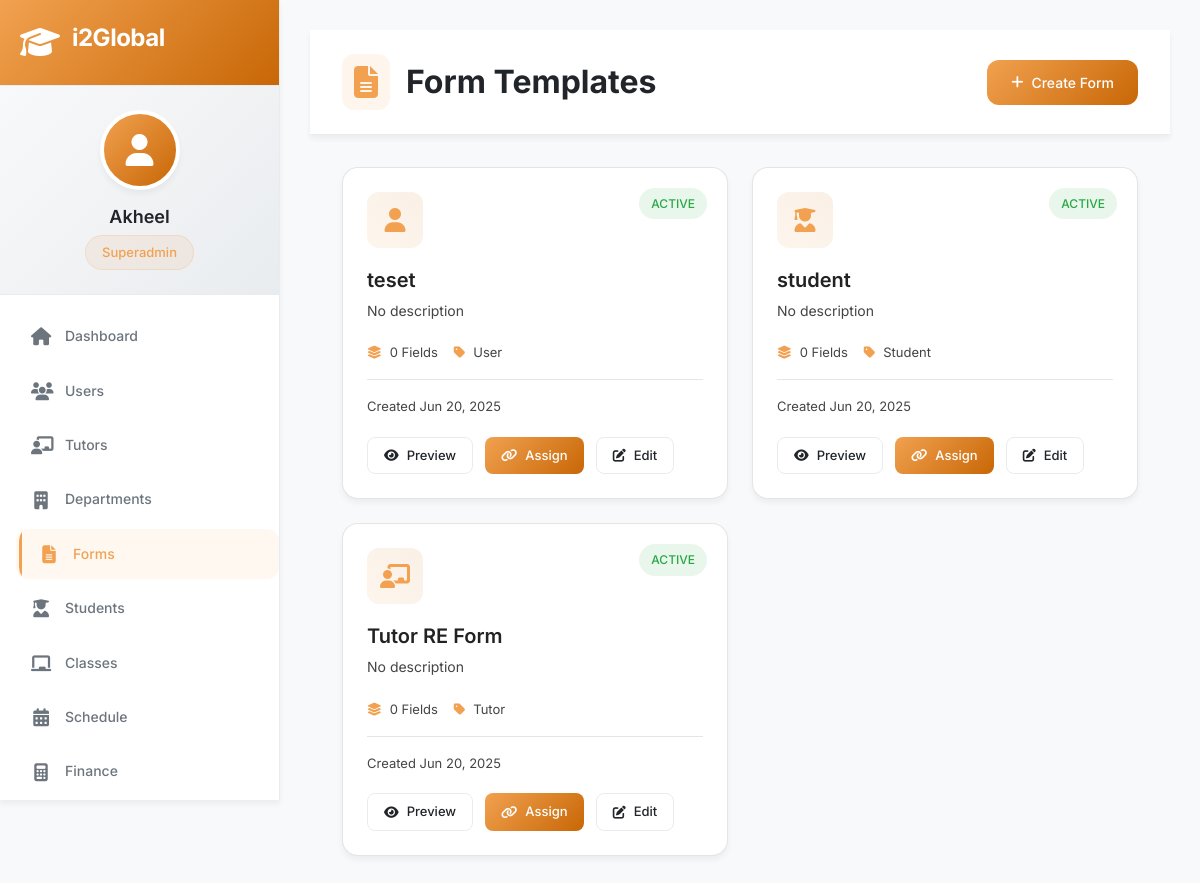
The page /forms (signed in) on the database its author committed.
### models/user.py (models this page shows, shortened)
class User(UserMixin, db.Model):
    id = db.Column(db.Integer, primary_key=True)
    username = db.Column(db.String(80), unique=True, nullable=False)
    email = db.Column(db.String(120), unique=True, nullable=False)
    password_hash = db.Column(db.String(256), nullable=False)
    full_name = db.Column(db.String(100))
    phone = db.Column(db.String(20))
    profile_picture = db.Column(db.String(500))
    date_of_birth = db.Column(db.Date)
    role = db.Column(db.String(50), nullable=False, default='tutor')
    department_id = db.Column(db.Integer, db.ForeignKey('department.id'))
    permissions = db.Column(db.Text)  # JSON string of permissions
    custom_fields = db.Column(db.Text)  # JSON string for dynamic fields
    is_active = db.Column(db.Boolean, default=True)
    is_approved = db.Column(db.Boolean, default=False)
    last_login = db.Column(db.DateTime)
    failed_login_attempts = db.Column(db.Integer, default=0)
    last_failed_login = db.Column(db.DateTime)
    emergency_contact = db.Column(db.Text)  # JSON for emergency contact info
    feedback_rating = db.Column(db.Float, default=0.0)
    total_classes_taught = db.Column(db.Integer, default=0)
    created_at = db.Column(db.DateTime, default=datetime.utcnow)
    updated_at = db.Column(db.DateTime, default=datetime.utcnow, onupdate=datetime.utcnow)
    created_by = db.Column(db.Integer, db.ForeignKey('user.id'))
    department = db.relationship('Department', foreign_keys=[department_id], backref='members')
    creator = db.relationship('User', foreign_keys=[created_by], remote_side=[id])

### models/form.py (models this page shows, shortened)
class FormTemplate(db.Model):
    id = db.Column(db.Integer, primary_key=True)
    name = db.Column(db.String(100), unique=True, nullable=False)
    description = db.Column(db.Text)
    form_type = db.Column(db.String(50), nullable=False)  # user, tutor, student, other
    form_fields = db.Column(db.Text, nullable=False)  # JSON array of field definitions
    is_active = db.Column(db.Boolean, default=True)
    requires_approval = db.Column(db.Boolean, default=False)
    allow_multiple_submissions = db.Column(db.Boolean, default=False)
    usage_count = db.Column(db.Integer, default=0)
    last_used = db.Column(db.DateTime)
    created_at = db.Column(db.DateTime, default=datetime.utcnow)
    updated_at = db.Column(db.DateTime, default=datetime.utcnow, onupdate=datetime.utcnow)
    created_by = db.Column(db.Integer, db.ForeignKey('user.id'))
    creator = db.relationship('User', foreign_keys=[created_by], backref='created_forms')
    fields = db.relationship('FormField', backref='form_template', cascade='all, delete-orphan')

### app.py (the view)
@app.route('/forms')
@login_required
@admin_required
def forms():
    try:
        forms_list = FormTemplate.query.order_by(FormTemplate.created_at.desc()).all()
        return render_template('forms/list.html', forms=forms_list)
    except Exception as e:
        flash(f'Error loading forms: {str(e)}', 'danger')
        return render_template('forms/list.html', forms=[])

### app.py (called while the page is built)
@login_manager.user_loader
def load_user(user_id):
    return User.query.get(int(user_id))

### templates/forms/list.html (shortened to what this page needs)
{% extends "base.html" %}
{% block content %}
<div class="page-header">
    <div class="header-content">
        <h1 class="page-title">
            <i class="fas fa-file-alt"></i>
            Form Templates
        </h1>
        <div class="header-actions">
            <a href="{{ url_for('create_form') }}" class="btn btn-primary">
                <i class="fas fa-plus"></i>
                Create Form
            </a>
        </div>
    </div>
</div>
<div class="forms-grid">
    {% for form in forms %}
    <div class="form-card">
        <div class="form-icon">
            <i class="fas fa-{{ 'user' if form.form_type == 'user' else 'chalkboard-teacher' if form.form_type == 'tutor' else 'user-graduate' if form.form_type == 'student' else 'file-alt' }}"></i>
        </div>
        <h3 class="form-name">{{ form.name }}</h3>
        <p class="form-description">{{ form.description or 'No description' }}</p>
        <div class="form-meta">
            <span class="meta-item">
                <i class="fas fa-layer-group"></i>
                {{ form.fields|length }} Fields
            </span>
            <span class="meta-item">
                <i class="fas fa-tag"></i>
                {{ form.form_type|title }}
            </span>
        </div>
        <div class="form-stats">
            <span class="stat-item">
                Created {{ form.created_at.strftime('%b %d, %Y') }}
            </span>
        </div>
        <div class="form-actions">
            <button class="btn btn-sm btn-secondary" onclick="previewForm('{{ form.id }}')">
                <i class="fas fa-eye"></i>
                Preview
            </button>
            <button class="btn btn-sm btn-primary" onclick="assignForm('{{ form.id }}')">
                <i class="fas fa-link"></i>
                Assign
            </button>
            <button class="btn btn-sm btn-secondary" onclick="editForm('{{ form.id }}')">
                <i class="fas fa-edit"></i>
                Edit
            </button>
        </div>
        {% if form.is_active %}
        <span class="status-badge active">Active</span>
        {% else %}
        <span class="status-badge inactive">Inactive</span>
        {% endif %}
    </div>
    {% endfor %}
</div>
{% endblock %}

### templates/base.html (shortened to what this page needs)
<!DOCTYPE html>
<html lang="en">
<head>
    <link rel="stylesheet" href="https://cdnjs.cloudflare.com/ajax/libs/font-awesome/6.4.0/css/all.min.css">
    <link href="https://cdn.jsdelivr.net/npm/bootstrap@5.3.0/dist/css/bootstrap.min.css" rel="stylesheet">
    <link rel="stylesheet" href="{{ url_for('static', filename='css/style.css') }}">
</head>
<body>
    <div class="app-container">
        {% if current_user.is_authenticated %}
        <nav class="sidebar" id="sidebar">
            <div class="sidebar-header">
                <div class="logo-container">
                    <i class="fas fa-graduation-cap logo-icon"></i>
                    <h3 class="logo-text">i2Global</h3>
                </div>
            </div>
            <div class="user-profile">
                <div class="user-avatar">
                    {% if current_user.profile_picture %}
                        <img src="{{ url_for('static', filename='uploads/' + current_user.profile_picture) }}" alt="Profile">
                    {% else %}
                        <i class="fas fa-user"></i>
                    {% endif %}
                </div>
                <div class="user-info">
                    <h4>{{ current_user.full_name or current_user.username }}</h4>
                    <span class="user-role">{{ current_user.role|title|replace('_', ' ') }}</span>
                </div>
            </div>
            <ul class="nav-menu">
                <li class="nav-item">
                    <a href="{{ url_for('dashboard') }}" class="nav-link {% if request.endpoint == 'dashboard' %}active{% endif %}">
                        <i class="fas fa-home"></i>
                        <span>Dashboard</span>
                    </a>
                </li>
                {% if current_user.role in ['superadmin', 'admin'] %}
                <li class="nav-item">
                    <a href="{{ url_for('users') }}" class="nav-link {% if request.endpoint == 'users' %}active{% endif %}">
                        <i class="fas fa-users"></i>
                        <span>Users</span>
                    </a>
                </li>
                <li class="nav-item">
                    <a href="{{ url_for('tutor_management') }}" class="nav-link {% if request.endpoint == 'tutor_management' %}active{% endif %}">
                        <i class="fas fa-chalkboard-teacher"></i>
                        <span>Tutors</span>
                    </a>
                </li>
                <li class="nav-item">
                    <a href="{{ url_for('departments') }}" class="nav-link {% if request.endpoint and 'department' in request.endpoint %}active{% endif %}">
                        <i class="fas fa-building"></i>
                        <span>Departments</span>
                    </a>
                </li>
                <li class="nav-item">
                    <a href="{{ url_for('forms') }}" class="nav-link {% if request.endpoint == 'forms' %}active{% endif %}">
                        <i class="fas fa-file-alt"></i>
                        <span>Forms</span>
                    </a>
                </li>
                {% endif %}
                {% if current_user.role in ['superadmin', 'admin', 'coordinator'] %}
                <li class="nav-item">
                    <a href="{{ url_for('students') }}" class="nav-link {% if 'student' in request.endpoint %}active{% endif %}">
                        <i class="fas fa-user-graduate"></i>
                        <span>Students</span>
                    </a>
                </li>
                {% endif %}
                <li class="nav-item">
                    <a href="{{ url_for('classes') }}" class="nav-link {% if 'class' in request.endpoint %}active{% endif %}">
                        <i class="fas fa-chalkboard"></i>
                        <span>Classes</span>
                    </a>
                </li>
                <li class="nav-item">
                    <a href="{{ url_for('schedule') }}" class="nav-link {% if 'schedule' in request.endpoint %}active{% endif %}">
                        <i class="fas fa-calendar-alt"></i>
                        <span>Schedule</span>
                    </a>
                </li>
                {% if current_user.role in ['superadmin', 'admin', 'finance_coordinator'] %}
                <li class="nav-item">
                    <a href="{{ url_for('finance_dashboard') }}" class="nav-link {% if 'finance' in request.endpoint %}active{% endif %}">
                        <i class="fas fa-calculator"></i>
                        <span>Finance</span>
                    </a>
                </li>
                {% endif %}
            </ul>
        </nav>
        {% endif %}
        <main class="main-content {% if not current_user.is_authenticated %}full-width{% endif %}">
            {% block content %}{% endblock %}
        </main>
    </div>
</body>
</html>

### templates/forms/list.html (style rules this page uses)
.forms-grid { display: grid; grid-template-columns: repeat(auto-fill, minmax(350px, 1fr)); gap: 24px; padding: 32px; max-width: 1400px; margin: 0 auto; }
.form-card { background: white; border-radius: 16px; padding: 24px; box-shadow: 0 4px 6px rgba(0, 0, 0, 0.05); position: relative; transition: all 0.3s ease; border: 1px solid rgba(0, 0, 0, 0.1); }
.form-icon { width: 56px; height: 56px; background: linear-gradient(45deg, rgba(241, 161, 80, 0.1), rgba(200, 103, 6, 0.1)); border-radius: 12px; display: flex; align-items: center; justify-content: center; margin-bottom: 20px; }
.form-icon i { font-size: 24px; color: #F1A150; }
.form-name { font-size: 20px; font-weight: 600; color: rgb(34, 34, 34); margin-bottom: 8px; }
.form-description { font-size: 14px; color: rgb(68, 68, 68); margin-bottom: 20px; line-height: 1.6; }
.form-meta { display: flex; gap: 16px; margin-bottom: 16px; }
.meta-item { display: flex; align-items: center; gap: 8px; font-size: 13px; color: rgb(68, 68, 68); }
.meta-item i { color: #F1A150; }
.form-stats { font-size: 13px; color: rgb(68, 68, 68); margin-bottom: 20px; padding-top: 16px; border-top: 1px solid rgba(0, 0, 0, 0.1); }
.form-actions { display: flex; gap: 12px; flex-wrap: wrap; }
.btn-sm { padding: 8px 16px; font-size: 13px; border-radius: 8px; }
.status-badge { position: absolute; top: 20px; right: 20px; padding: 6px 12px; border-radius: 20px; font-size: 12px; font-weight: 500; }
.status-badge.active { background: rgba(40, 167, 69, 0.1); color: #28a745; }

### rows shown on the page
User: full_name "Akheel", role "Superadmin"
FormTemplate: name "teset", description "No description", fields|length "0", form_type "User", created_at "Jun 20, 2025", is_active "ACTIVE"
FormTemplate: name "student", description "No description", fields|length "0", form_type "Student", created_at "Jun 20, 2025", is_active "ACTIVE"
FormTemplate: name "Tutor RE Form", description "No description", fields|length "0", form_type "Tutor", created_at "Jun 20, 2025", is_active "ACTIVE"
